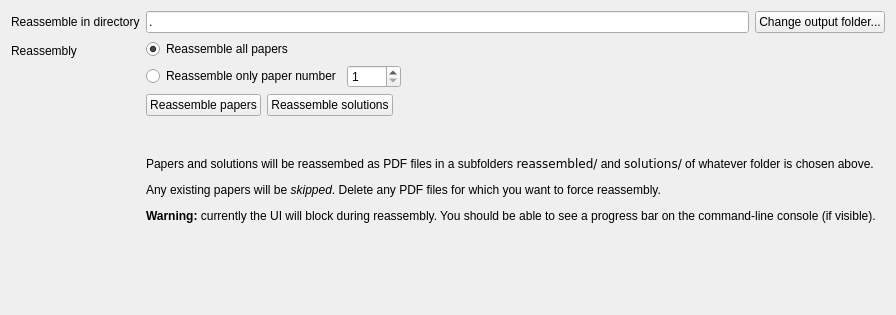
     <widget class="QWidget" name="finishingTab">
      <attribute name="title">
       <string>Finishing</string>
      </attribute>
      <layout class="QFormLayout" name="formLayout_3">
       <item row="1" column="0">
        <widget class="QLabel" name="label_29">
         <property name="text">
          <string>Reassemble in directory</string>
         </property>
        </widget>
       </item>
       <item row="1" column="1">
        <widget class="QFrame" name="frame_13">
         <property name="frameShape">
          <enum>QFrame::Shape::NoFrame</enum>
         </property>
         <property name="frameShadow">
          <enum>QFrame::Shadow::Raised</enum>
         </property>
         <layout class="QHBoxLayout" name="horizontalLayout_33">
          <property name="leftMargin">
           <number>0</number>
          </property>
          <property name="topMargin">
           <number>0</number>
          </property>
          <property name="rightMargin">
           <number>0</number>
          </property>
          <property name="bottomMargin">
           <number>0</number>
          </property>
          <item>
           <widget class="QLineEdit" name="reassembleFolderLineEdit">
            <property name="text">
             <string>.</string>
            </property>
           </widget>
          </item>
          <item>
           <widget class="QPushButton" name="reassembleFolderButton">
            <property name="text">
             <string>Change output folder...</string>
            </property>
           </widget>
          </item>
         </layout>
        </widget>
       </item>
       <item row="3" column="0">
        <widget class="QLabel" name="label_30">
         <property name="text">
          <string>Reassembly</string>
         </property>
        </widget>
       </item>
       <item row="3" column="1">
        <widget class="QFrame" name="frame_14">
         <property name="frameShadow">
          <enum>QFrame::Shadow::Raised</enum>
         </property>
         <layout class="QGridLayout" name="gridLayout_6">
          <property name="leftMargin">
           <number>0</number>
          </property>
          <property name="topMargin">
           <number>0</number>
          </property>
          <property name="rightMargin">
           <number>0</number>
          </property>
          <property name="bottomMargin">
           <number>0</number>
          </property>
          <item row="0" column="0">
           <widget class="QRadioButton" name="radioButtonReassembleAll">
            <property name="text">
             <string>Reassemble all papers</string>
            </property>
            <property name="checked">
             <bool>true</bool>
            </property>
           </widget>
          </item>
          <item row="1" column="0">
           <widget class="QRadioButton" name="radioButtonReassembleOne">
            <property name="text">
             <string>Reassemble only paper number</string>
            </property>
           </widget>
          </item>
          <item row="1" column="1">
           <widget class="QSpinBox" name="reassembleWhichSpinBox">
            <property name="minimum">
             <number>1</number>
            </property>
            <property name="maximum">
             <number>9999</number>
            </property>
           </widget>
          </item>
          <item row="1" column="2">
           <spacer name="horizontalSpacer_26">
            <property name="orientation">
             <enum>Qt::Orientation::Horizontal</enum>
            </property>
            <property name="sizeHint" stdset="0">
             <size>
              <width>484</width>
              <height>20</height>
             </size>
            </property>
           </spacer>
          </item>
         </layout>
        </widget>
       </item>
       <item row="4" column="1">
        <widget class="QFrame" name="frame_15">
         <property name="frameShadow">
          <enum>QFrame::Shadow::Raised</enum>
         </property>
         <layout class="QHBoxLayout" name="horizontalLayout_34">
          <property name="leftMargin">
           <number>0</number>
          </property>
          <property name="topMargin">
           <number>0</number>
          </property>
          <property name="rightMargin">
           <number>0</number>
          </property>
          <property name="bottomMargin">
           <number>0</number>
          </property>
          <item>
           <widget class="QPushButton" name="reassembleButton">
            <property name="text">
             <string>Reassemble papers</string>
            </property>
           </widget>
          </item>
          <item>
           <widget class="QPushButton" name="reassembleSolutionsButton">
            <property name="text">
             <string>Reassemble solutions</string>
            </property>
           </widget>
          </item>
          <item>
           <spacer name="horizontalSpacer_27">
            <property name="orientation">
             <enum>Qt::Orientation::Horizontal</enum>
            </property>
            <property name="sizeHint" stdset="0">
             <size>
              <width>40</width>
              <height>20</height>
             </size>
            </property>
           </spacer>
          </item>
         </layout>
        </widget>
       </item>
       <item row="5" column="1">
        <widget class="QLabel" name="label_27">
         <property name="text">
          <string>&lt;p&gt;Papers and solutions will be reassembed as PDF files in a subfolders
  &lt;tt&gt;reassembled/&lt;/tt&gt; and
  &lt;tt&gt;solutions/&lt;/tt&gt;
 of whatever folder is chosen above.&lt;/p&gt;

&lt;p&gt;Any existing papers will be &lt;em&gt;skipped&lt;/em&gt;.
Delete any PDF files for which you want to force  reassembly.&lt;/p&gt;

&lt;p&gt;&lt;b&gt;Warning:&lt;/b&gt; currently the UI will block during reassembly.
You should be able to see a progress bar on the command-line console (if visible).&lt;/p&gt;

</string>
         </property>
         <property name="wordWrap">
          <bool>true</bool>
         </property>
        </widget>
       </item>
       <item row="6" column="1">
        <spacer name="verticalSpacer_18">
         <property name="orientation">
          <enum>Qt::Orientation::Vertical</enum>
         </property>
         <property name="sizeHint" stdset="0">
          <size>
           <width>20</width>
           <height>40</height>
          </size>
         </property>
        </spacer>
       </item>
      </layout>
     </widget>
